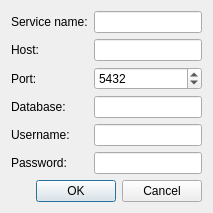
<?xml version="1.0" encoding="UTF-8"?>
<ui version="4.0">
 <class>DatabaseConnectionDialog</class>
 <widget class="QDialog" name="DatabaseConnectionDialog">
  <property name="windowTitle">
   <string>Add a new database connection</string>
  </property>
  <layout class="QFormLayout" name="formLayout">
   <item row="0" column="0">
    <widget class="QLabel" name="lbl_service_name">
     <property name="text">
      <string>Service name:</string>
     </property>
    </widget>
   </item>
   <item row="0" column="1">
    <widget class="QLineEdit" name="ent_service_name"/>
   </item>
   <item row="1" column="0">
    <widget class="QLabel" name="lbl_host">
     <property name="text">
      <string>Host:</string>
     </property>
    </widget>
   </item>
   <item row="1" column="1">
    <widget class="QLineEdit" name="ent_host"/>
   </item>
   <item row="2" column="0">
    <widget class="QLabel" name="lbl_port">
     <property name="text">
      <string>Port:</string>
     </property>
    </widget>
   </item>
   <item row="2" column="1">
    <widget class="QSpinBox" name="ent_port">
     <property name="minimum">
      <number>1</number>
     </property>
     <property name="maximum">
      <number>65535</number>
     </property>
     <property name="value">
      <number>5432</number>
     </property>
    </widget>
   </item>
   <item row="3" column="0">
    <widget class="QLabel" name="lbl_db_name">
     <property name="text">
      <string>Database:</string>
     </property>
    </widget>
   </item>
   <item row="3" column="1">
    <widget class="QLineEdit" name="ent_db_name"/>
   </item>
   <item row="4" column="0">
    <widget class="QLabel" name="lbl_user">
     <property name="text">
      <string>Username:</string>
     </property>
    </widget>
   </item>
   <item row="4" column="1">
    <widget class="QLineEdit" name="ent_user"/>
   </item>
   <item row="5" column="0">
    <widget class="QLabel" name="lbl_password">
     <property name="text">
      <string>Password:</string>
     </property>
    </widget>
   </item>
   <item row="5" column="1">
    <widget class="QLineEdit" name="ent_password">
     <property name="echoMode">
      <enum>QLineEdit::EchoMode::Password</enum>
     </property>
    </widget>
   </item>
   <item row="6" column="0" colspan="2">
    <widget class="QDialogButtonBox" name="buttons">
     <property name="orientation">
      <enum>Qt::Orientation::Horizontal</enum>
     </property>
     <property name="standardButtons">
      <set>QDialogButtonBox::StandardButton::Cancel|QDialogButtonBox::StandardButton::Ok</set>
     </property>
    </widget>
   </item>
  </layout>
 </widget>
 <resources/>
 <connections/>
</ui>
